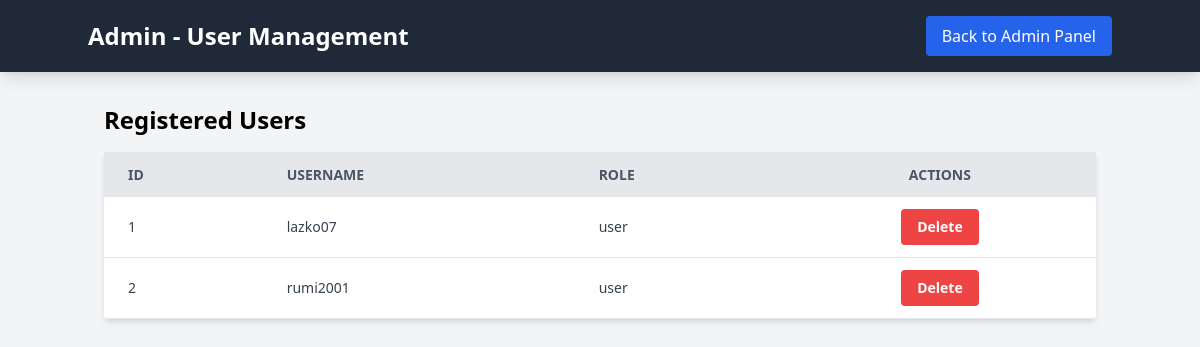
The app's page /admin/users (signed in) with its own data.
### models.py (models this page shows, shortened)
class User(db.Model, UserMixin):
    id = db.Column(db.Integer, primary_key=True)
    username = db.Column(db.String(20), unique=True, nullable=False)
    password_hash = db.Column(db.String(128), nullable=False)
    role = db.Column(db.String(10), nullable=False, default='user')

### Mech/main/routes.py (the view)
@main.route('/admin/users')
@login_required
def view_users():
    users = User.query.all()
    return render_template('user_list.html', users=users)

### Mech/main/templates/user_list.html (shortened to what this page needs)
<!DOCTYPE html>
<html lang="en">
<head>
    <script src="https://cdn.tailwindcss.com"></script>
</head>
<body class="bg-gray-100 font-sans">
    <nav class="bg-gray-800 p-4 shadow-lg mb-4">
        <div class="container mx-auto flex justify-between items-center">
            <span class="text-white text-2xl font-bold">Admin - User Management</span>
            <a href="{{ url_for('main.admin_main') }}" class="bg-blue-600 text-white px-4 py-2 rounded hover:bg-blue-700">
                Back to Admin Panel
            </a>
        </div>
    </nav>
    <div class="container mx-auto p-4">
        <h2 class="text-2xl font-semibold mb-4">Registered Users</h2>
        <table class="min-w-full bg-white shadow-md rounded">
            <thead>
                <tr class="bg-gray-200 text-gray-600 uppercase text-sm leading-normal">
                    <th class="py-3 px-6 text-left">ID</th>
                    <th class="py-3 px-6 text-left">Username</th>
                    <th class="py-3 px-6 text-left">Role</th>
                    <th class="py-3 px-6 text-center">Actions</th>
                </tr>
            </thead>
            <tbody class="text-gray-700 text-sm font-light">
                {% for user in users %}
                <tr class="border-b border-gray-200 hover:bg-gray-100">
                    <td class="py-3 px-6 text-left">{{ user.id }}</td>
                    <td class="py-3 px-6 text-left">{{ user.username }}</td>
                    <td class="py-3 px-6 text-left">{{ user.role }}</td>
                    <td class="py-3 px-6 text-center">
                        {% if user.role != 'admin' %}
                        <form method="POST" action="{{ url_for('main.delete_user', user_id=user.id) }}"
                              onsubmit="return confirm('Are you sure you want to delete this user?');">
                            <button type="submit" class="bg-red-500 hover:bg-red-700 text-white font-bold py-2 px-4 rounded">
                                Delete
                            </button>
                        </form>
                        {% else %}
                        <span class="text-gray-400 italic">Protected</span>
                        {% endif %}
                    </td>
                </tr>
                {% endfor %}
            </tbody>
        </table>
    </div>
</body>
</html>

### records on screen
User: id "1", username "lazko07", role "user"
User: id "2", username "rumi2001", role "user"
